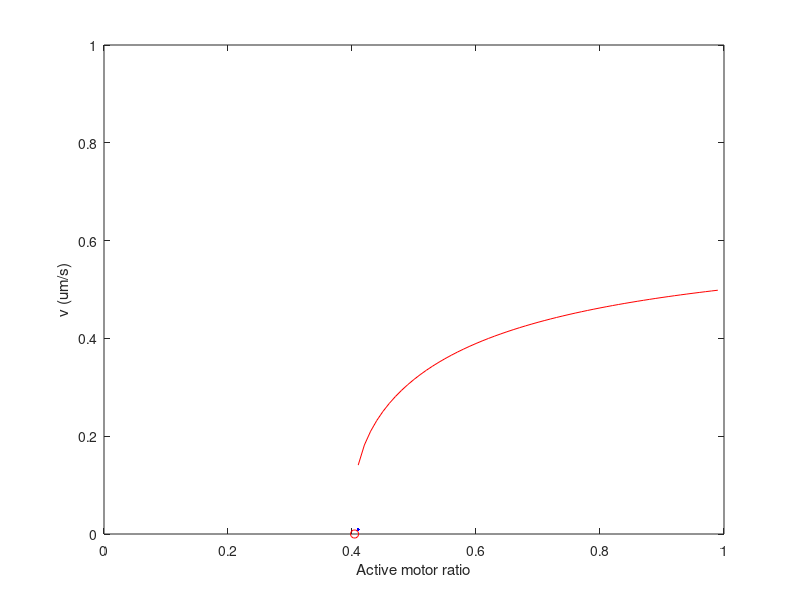
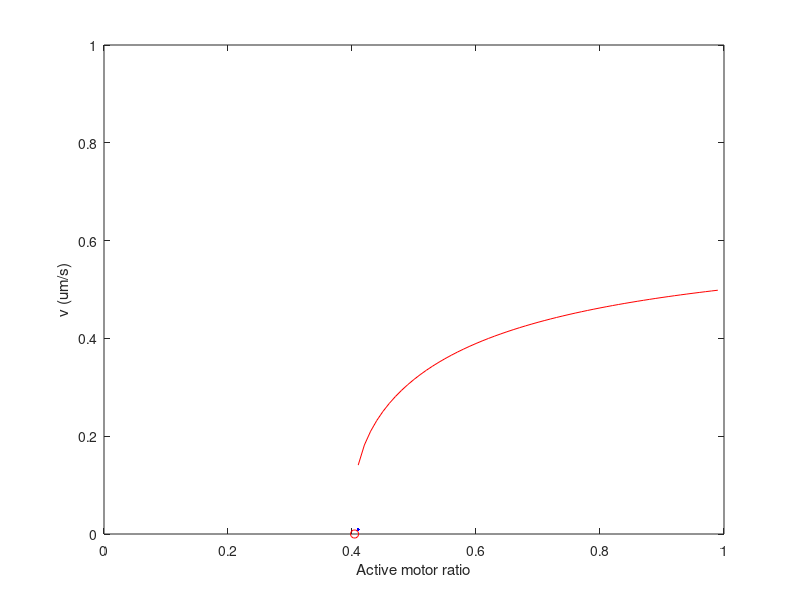
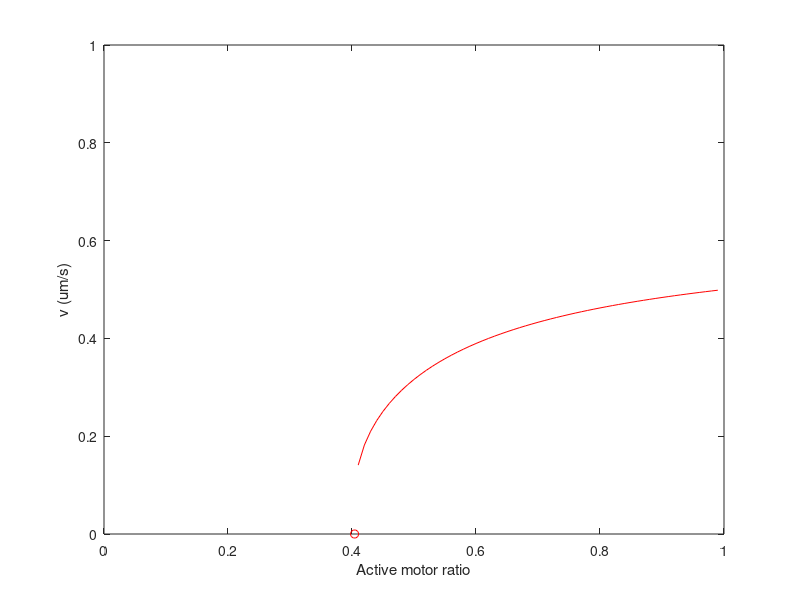
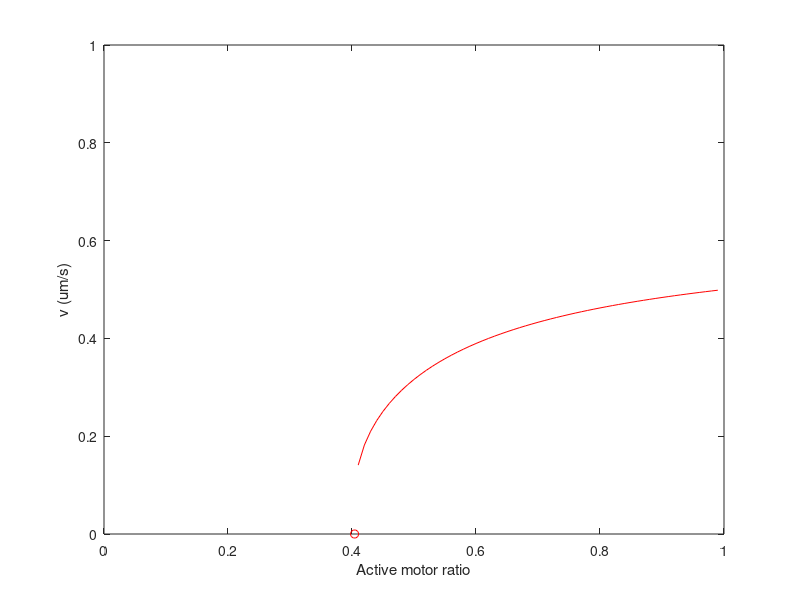

Reproduce these figures in MATLAB, in order.
clear all

Vmax = 0.5;           % Maximum gliding speed (um/s)
k = 100.0;          % Spring constant (pN/um)
fstall = 5;       % Stall force (pN)
frupt = 7;        % Rupture force (pN)

Tau1 = 0.2;               % Binding period (s). 1/k_a See Ishigure & Nitta 2015 IEEE Trans. Nanobiosci.
Tau2min = frupt/k/Vmax;

ActiveMotorRatioTemp = 0.01:0.01:0.99;

Tau = Tau1/Tau2min;
f = frupt/fstall;
Gamma = 1.0./ActiveMotorRatioTemp - 1.0;

GammaCritical = ((1.0 + Tau)^2)/2.0/f/Tau
ActiveMotorRatioCritical = 1.0/(GammaCritical + 1.0)

Fid=fopen('Summary.txt','w');
fprintf(Fid,'Critical gamma = %f; Critical ActiveMotorRatio = %f',GammaCritical,ActiveMotorRatioCritical);
fclose(Fid);

Counter = 0;
for I=1:length(Gamma)
    if ActiveMotorRatioTemp(I) > ActiveMotorRatioCritical
        Counter = Counter + 1;
        ActiveMotorRatio(Counter) = ActiveMotorRatioTemp(I);
        Vplus(Counter) = 0.5*Vmax/Tau*(Tau - 1.0 + sqrt((1.0 - Tau)^2 + 4.0*Tau - 2.0*f*Tau.*Gamma(I)));
        Vminus(Counter) = 0.5*Vmax/Tau*(Tau - 1.0 - sqrt((1.0 - Tau)^2 + 4.0*Tau - 2.0*f*Tau.*Gamma(I)));
    end
end



plot(ActiveMotorRatio,Vplus,'r-',ActiveMotorRatio,Vminus,'b.',ActiveMotorRatioCritical,0.0,'ro')
xlabel('Active motor ratio');ylabel('v (um/s)');
axis([0.0 1.0 0.0 1.0])
saveas(gcf,'r-vAll.fig');
saveas(gcf,'r-vAll.png');

figure
plot(ActiveMotorRatio,Vplus,'r-',ActiveMotorRatioCritical,0.0,'ro')
xlabel('Active motor ratio');ylabel('v (um/s)');
axis([0.0 1.0 0.0 1.0])
saveas(gcf,'r-v.fig');
saveas(gcf,'r-v.png');

OutputData = [ActiveMotorRatio;Vplus];
OutputData = OutputData.';
save('r-v.txt','OutputData','-ascii') 